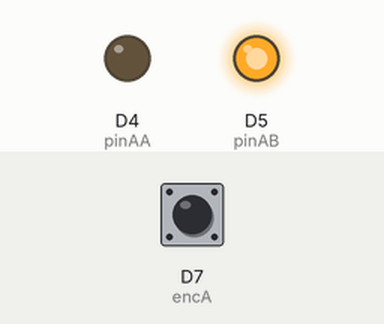
Simulated run of this program. Board: STM32 Nucleo. Parts: output pins drawn as LEDs (lit = HIGH). Inputs (shaded band) come from the test bench; at power-on: D7 (encA) HIGH. What the program prints to the serial monitor is not drawn.

Above: at 0.1 s.
Timing chart, 0 to 1.6 s (numbered marks = the images above):
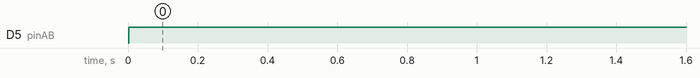

The program:

main.cpp
```cpp
#include <Arduino.h>

#define pinAA 4
#define pinAB 5
#define encA  7
#define encB  6

void motor(int8_t hitrost);
void encoder(void);
void prekinitev_pid(void);

float error=0, eSum=0;
float y, u, up=0, ui=0, ud=0;
float r, Period;
float Kp=10, Ki=10;
int8_t u_map;

static int32_t counter = 0;
volatile bool calcPID = false;

TIM_TypeDef *Instance1 = (TIM_TypeDef *)pinmap_peripheral(digitalPinToPinName(pinAA), PinMap_PWM);
uint32_t channel1 = STM_PIN_CHANNEL(pinmap_function(digitalPinToPinName(pinAA), PinMap_PWM));
HardwareTimer *MyTim1 = new HardwareTimer(Instance1);

TIM_TypeDef *Instance2 = (TIM_TypeDef *)pinmap_peripheral(digitalPinToPinName(pinAB), PinMap_PWM);
uint32_t channel2 = STM_PIN_CHANNEL(pinmap_function(digitalPinToPinName(pinAB), PinMap_PWM));
HardwareTimer *MyTim2 = new HardwareTimer(Instance2);

void setup() {
  pinMode(pinAA, OUTPUT);
  pinMode(pinAB, OUTPUT);
  pinMode(encA, INPUT);
  pinMode(encB, INPUT);

  uint32_t peri = 1000;
  TIM_TypeDef *moj_tim = TIM3;
  HardwareTimer *casovnik = new HardwareTimer(moj_tim);
  casovnik->setOverflow(peri, MICROSEC_FORMAT);
  casovnik->attachInterrupt(prekinitev_pid);
  casovnik->resume();
  Period = peri/1000000.0;

  MyTim1->setMode(channel1, TIMER_OUTPUT_COMPARE_PWM1, pinAA);
  MyTim1->setOverflow(10000, MICROSEC_FORMAT); // 100000 microseconds = 100 milliseconds
  MyTim1->resume();

  MyTim2->setMode(channel2, TIMER_OUTPUT_COMPARE_PWM1, pinAB);
  MyTim2->setOverflow(10000, MICROSEC_FORMAT); // 100000 microseconds = 100 milliseconds
  MyTim2->resume();

  MyTim1->setCaptureCompare(channel1, 0, PERCENT_COMPARE_FORMAT);
  MyTim2->setCaptureCompare(channel2, 0, PERCENT_COMPARE_FORMAT);

  attachInterrupt(digitalPinToInterrupt(encA), encoder, RISING);
  Serial.begin(9600);
  motor(27);
  r=1000.0;
}

void loop() {
  if(calcPID == true){
    y = counter;

    // P
    error = r - y;
    up = Kp * error;
    // I
    eSum += error;
    ui = eSum * Ki * Period;

    u = up + ui + ud;
    if(u>100) u=100;
    if(u<-100) u=-100;
    if(u>0) u_map = map(u, 0, 100, 20, 100 );
    if(u<0) u_map = map(u, 0, -100, -20, -100 );
    motor((int8_t)u_map);
    Serial.print(u_map);
    Serial.print(" ");
    Serial.println(counter);
    calcPID = false;
  }
}

void motor(int8_t hitrost){
  if(hitrost == 0){
    MyTim1->setCaptureCompare(channel1, 0, PERCENT_COMPARE_FORMAT);
    MyTim2->setCaptureCompare(channel2, 0, PERCENT_COMPARE_FORMAT);
  }
  else{
    if(hitrost < 0){
      digitalWrite(pinAB, LOW);
      MyTim1->setCaptureCompare(channel1, abs(hitrost), PERCENT_COMPARE_FORMAT);
    }
    else{
      digitalWrite(pinAA, LOW);
      MyTim2->setCaptureCompare(channel2, hitrost, PERCENT_COMPARE_FORMAT);
    }
  }
}

void encoder(void){
  if(digitalRead(encB)==0)
    counter++;
  else
    counter--;
}

void prekinitev_pid(void){
  calcPID = true;
} 
```

Measured:
- by itself, D5 (pinAB): LOW → HIGH at 0.00 s
